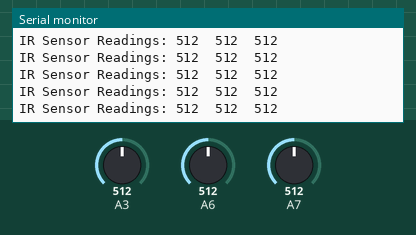
This sketch was run on a simulated Arduino Nano, built with avr-gcc and run on an emulated ATmega328P. Shown: the last lines printed to the serial monitor. The test bench sets the inputs (shaded band); at power-on: A6 = 512, A3 = 512, A7 = 512.

Above: at 2.7 s.
2.8 s: A6 set to 986
At 2.85 s:
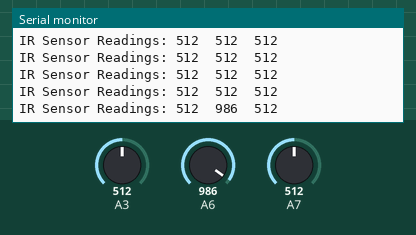
5.8 s: A6 set to 1016
At 5.88 s:
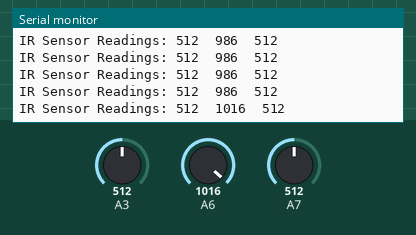
Timing chart, 0 to 8.8 s (numbered marks = the images above; inputs shaded):
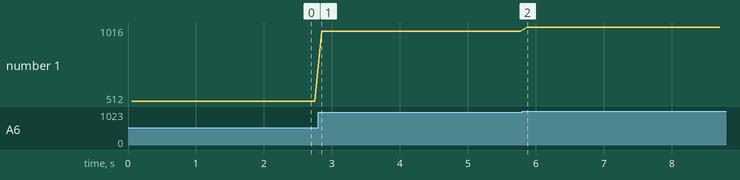

The sketch:

Exp6_LineFollowing_IRSensors.ino
```cpp
/***********************************************************************
 * Exp6_LineFollowing_IRSensors -- RedBot Experiment 6
 *
 * This code reads the three line following sensors on A3, A6, and A7
 * and prints them out to the Serial Monitor. Upload this example to your
 * RedBot and open up the Serial Monitor by clicking the magnifying glass
 * in the upper-right hand corner.
 *
 * This sketch was written by SparkFun Electronics,with lots of help from
 * the Arduino community. This code is completely free for any use.
 *
 * 8 Oct 2013 M. Hord
 * Revised, 31 Oct 2014 B. Huang
 ***********************************************************************/

#include <RedBot.h>
RedBotSensor IRSensor1 = RedBotSensor(A3); // initialize a sensor object on A3
RedBotSensor IRSensor2 = RedBotSensor(A6); // initialize a sensor object on A6
RedBotSensor IRSensor3 = RedBotSensor(A7); // initialize a sensor object on A7

void setup()
{
  Serial.begin(9600);
  Serial.println("Welcome to experiment 6!");
  Serial.println("------------------------");
}

void loop()
{
  Serial.print("IR Sensor Readings: ");
  Serial.print(IRSensor1.read());
  Serial.print("\t");  // tab character
  Serial.print(IRSensor2.read());
  Serial.print("\t");  // tab character
  Serial.print(IRSensor3.read());
  Serial.println();
  delay(100);
}
```

Measured:
- after the input at 2.8 s, the serial monitor: prints a new line after 0.05 s (image 1)
- after the input at 5.8 s, the serial monitor: prints a new line after 0.08 s (image 2)
- plotted number 1: 512 → 986 after the input at 2.8 s, 986 → 1016 after the input at 5.8 s
